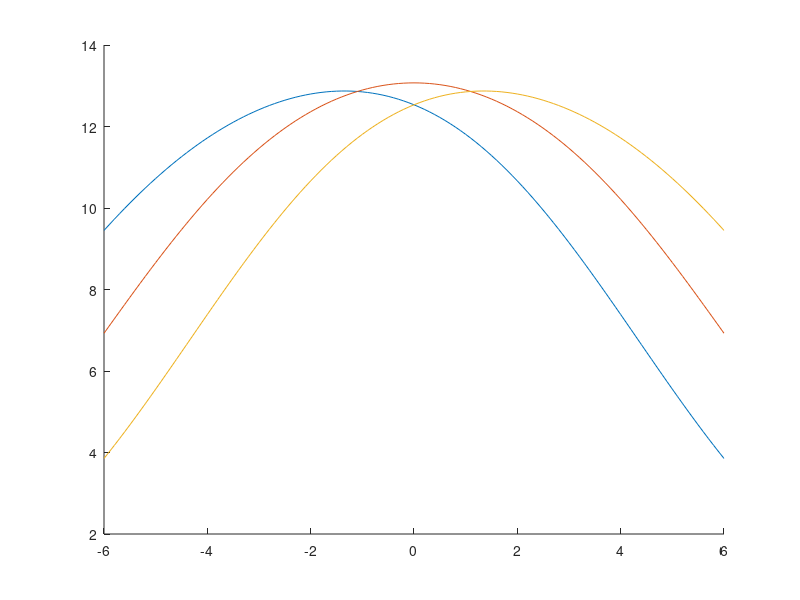
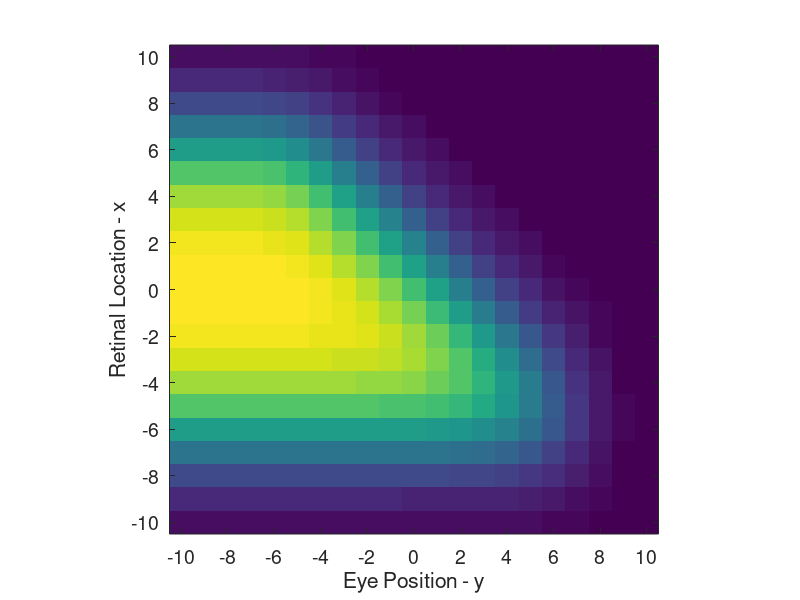
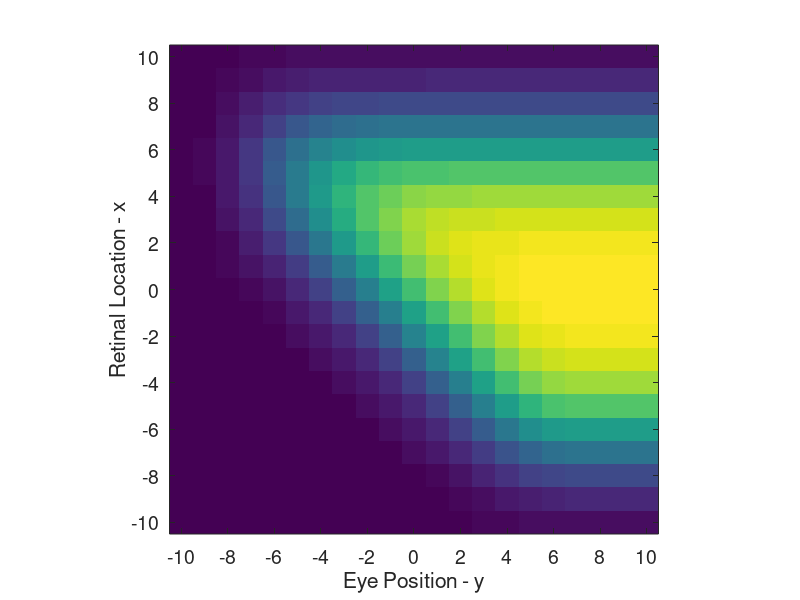

MATLAB code to generate these figures, in order:

function salinas_learning()

    % Output neuron prefernce
    h_prefs = -4:1:4;
    numOutputUnits = length(h_prefs);

    % Response params
    R_max = 1;
    M = 3;
    sigma = 2.0;
    
    % Learning parameter
    k = 0;
    
    
    % Size of space
    eye_size = 10;
    ret_size = 10;
    
    % Training stimuli
    training_ret = -6.5:1:6.5; %-ret_size:1:ret_size;%
    training_eye = -6.5:1:6.5; %-eye_size:1:eye_size;%
    numTrainingInputs = length(training_ret)*length(training_eye);

    % Setup input neuron preferences
    pref_dist = 1;
    eye_prefs = -eye_size:pref_dist:eye_size;
    ret_prefs = fliplr(-ret_size:pref_dist:ret_size);
    
    % Response history
    input_positiveslope_history = zeros(length(ret_prefs), length(eye_prefs), numTrainingInputs);
    input_negativeslope_history = zeros(length(ret_prefs), length(eye_prefs), numTrainingInputs);
    output_history = zeros(numTrainingInputs, numOutputUnits);
    
    % Computing mesh used to evaluate input layer
    [eye_mesh ret_mesh] = meshgrid(eye_prefs, ret_prefs);
    
    %% Compute input and output responses
    % Iterate all combinations of ret,eye locations to train: could have
    % vectorized, but what the heck
    n = 1;
    for r=1:length(training_ret),
        
        for e=1:length(training_eye),
            
            % Get stimuli
            ret = training_ret(r);
            eye = training_eye(e);
            
            % Sensory layer response
            total_positive = sensory_layer_response(eye, ret, 1);
            total_negative = sensory_layer_response(eye, ret, -1);
            
            % Motor layer response
            g = exp(-(h_prefs - (ret + eye)).^2/(2*sigma^2));
            
            % Save data
            input_positiveslope_history(:, :, n) = total_positive;
            input_negativeslope_history(:, :, n) = total_negative;
            output_history(n,:) = g;
            
            % Increment training nr counter
            n = n + 1;
        end
    end
    
    %% Make weights
    
    % Seight vectors of output neuron
    weights_positiveslope = zeros(length(ret_prefs), length(eye_prefs), numOutputUnits);
    weights_negativeslope = zeros(length(ret_prefs), length(eye_prefs), numOutputUnits);
    
    for r=1:length(ret_prefs), % could have vectorized, but why bother, need to finish quick!
        for e=1:length(eye_prefs),
            for h =1:numOutputUnits,
                weights_positiveslope(r,e,h) = mean(squeeze(input_positiveslope_history(r, e, :)) .* output_history(:,h)) - k;
                weights_negativeslope(r,e,h) = mean(squeeze(input_negativeslope_history(r, e, :)) .* output_history(:,h)) - k;
            end
        end
    end
       
    %% Response plot
    figure;
    hold on;
    
    %h_testpositions = fliplr(-20:1:20);
    h_testpositions = fliplr(-6:0.1:6);
    %test_eyepositions = [-25 0 25];
    test_eyepositions = [-2 0 2];
    
    response_curves = zeros(length(test_eyepositions), length(h_testpositions));
    
    % grab the right weight vector
    w_neg = weights_negativeslope(:, :, 5);
    w_pos = weights_positiveslope(:, :, 5);
         
    for e=1:length(test_eyepositions),
        for h=1:length(h_testpositions),    
            
            % Get stimuli
            eye = test_eyepositions(e);
            ret = h_testpositions(h)-eye;
            
            % input neuron poulation
            input_positive = sensory_layer_response(eye, ret, 1);
            input_negative = sensory_layer_response(eye, ret, -1);
            
            dotprod = w_pos.*input_positive + w_neg.*input_negative;
            
            %figure;
            %imagesc(dotprod);
            
            response_curves(e,h) = sum(sum(dotprod));
        end
        
        %plot(h_testpositions,response_curves(e,:));
        
    end
    
    plot(h_testpositions,response_curves');
    
    %% Show Weights of neuron 1
    showPrettyWeightVector(w_neg);
    showPrettyWeightVector(w_pos);
    
    %% Analyze weight distribution
    %{
    figure;

    data = [weights_positiveslope(:)' weights_negativeslope(:)'];
    max_deviation = max(data);
    min_deviation = min(data);
    ticks = min_deviation:(max_deviation-min_deviation)/100:max_deviation;
    
    hdist = hist(data, ticks);

    hBar = bar(ticks,hdist','stacked','LineStyle','none');
    set(hBar(1),'FaceColor', [67,82,163]/255); %, {'EdgeColor'}, edgeColors

    xlim([min_deviation max_deviation]);
    
    hXLabel = xlabel('Synaptic Weight');
    hYLabel = ylabel('Number of Synapses');

    set([hYLabel hXLabel], 'FontSize', 16);
    set(gca, 'FontSize', 14);
    box off
    
    axis square
    %}
    
    %% weight vector display 
    function showPrettyWeightVector(w)
        
        figure
        imagesc(w);
        hXLabel = xlabel('Eye Position - y');
        hYLabel = ylabel('Retinal Location - x');
        set([hYLabel hXLabel], 'FontSize', 16);

        set(gca, 'FontSize', 14);
        axis square;
        
        % axis ticks
        dist = 2/pref_dist;
        
        % x axis ticks
        eyeTicks = 1:length(eye_prefs);
        eyeTicks = eyeTicks(1:dist:end);
        eyeLabels = eye_prefs(1:dist:end);
        eyeCellLabels = cell(1,length(eyeLabels));
        for l=1:length(eyeLabels),
          eyeCellLabels{l} = [num2str(eyeLabels(l))];
        end
        
        set(gca,'XTick', eyeTicks);
        set(gca,'XTickLabel', eyeCellLabels);
        
        % y axis
        retTicks = 1:length(ret_prefs);
        retTicks = retTicks(1:dist:end);
        retLabels = ret_prefs(1:dist:end);
        retCellLabels = cell(1,length(retLabels));
        for l=1:length(retLabels),
          retCellLabels{l} = [num2str(retLabels(l))];
        end

        set(gca,'YTick', retTicks);
        set(gca,'YTickLabel',retCellLabels);
        
    end
    
    %% Evaluate input layer
    function f = sensory_layer_response(eye, ret, slopesign)
        
        % eye
        gain = slopesign*(eye_mesh - eye) + M; % abs
        
        gain(gain < 0) = 0;
        gain(gain > M) = M;
        
        % ret
        gauss = (R_max/M)*exp(-(ret_mesh-ret).^2/(2*sigma^2));
        
        % f
        f = gauss.*gain;

    end

end